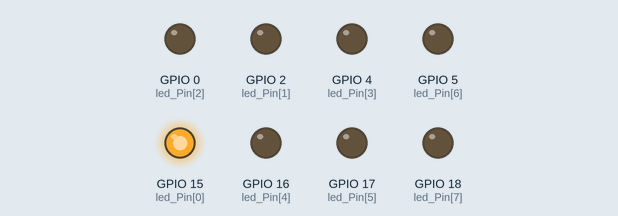
Recording of a program running on a simulated ESP32 board running MicroPython. On the bench: output pins drawn as LEDs (lit = HIGH).

Above: at 0.03 s.
At 0.39 s:
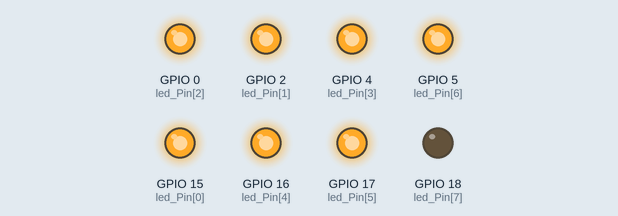
At 0.97 s:
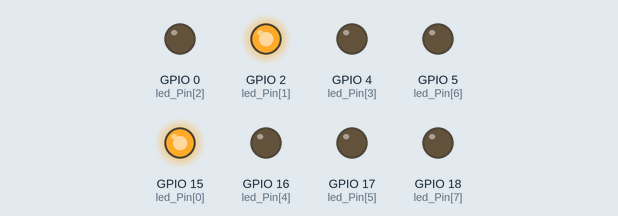
At 1.33 s:
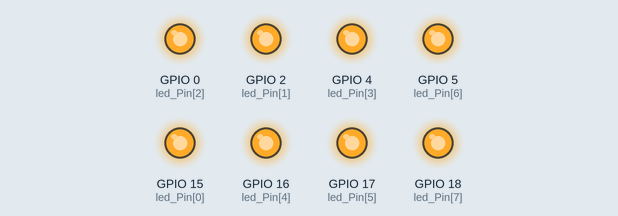
At 2.09 s:
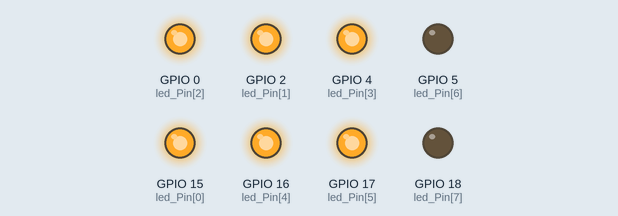
At 2.91 s:
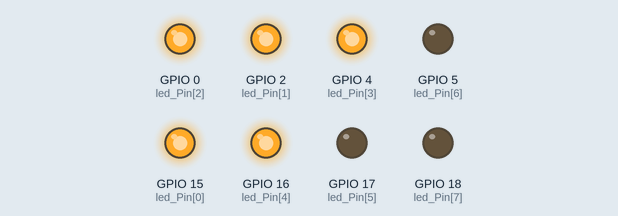
Timing chart, 0 to 3.2 s (numbered marks = the images above):
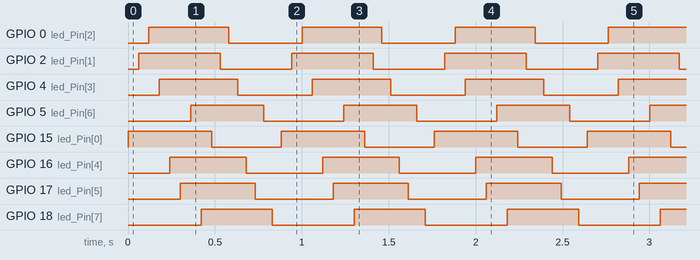

Measured:
- by itself, GPIO 0 (led_Pin[2]): alternates HIGH for 0.46 s and LOW for 0.42 s
- by itself, GPIO 2 (led_Pin[1]): alternates HIGH for 0.47 s and LOW for 0.41 s
- by itself, GPIO 4 (led_Pin[3]): alternates HIGH for 0.45 s and LOW for 0.43 s
- by itself, GPIO 5 (led_Pin[6]): alternates HIGH for 0.42 s and LOW for 0.46 s
- by itself, GPIO 15 (led_Pin[0]): alternates HIGH for 0.48 s and LOW for 0.40 s
- by itself, GPIO 16 (led_Pin[4]): alternates HIGH for 0.44 s and LOW for 0.44 s
- by itself, GPIO 17 (led_Pin[5]): alternates HIGH for 0.43 s and LOW for 0.45 s
- by itself, GPIO 18 (led_Pin[7]): alternates HIGH for 0.41 s and LOW for 0.47 s

The program:

led.py
```python
from machine import Pin
import time

led_Pin = [15, 2, 0, 4, 16, 17, 5, 18]
leds = []

# 创建8个 LED 引脚
for i in range(8):
    leds.append(Pin(led_Pin[i], Pin.OUT))

# 程序入口
if __name__ == "__main__":
    # 关闭所有 LED
    for n in range(8):
        leds[n].value(0)

    while True:
        # 点亮 LED
        for n in range(8):
            leds[n].value(1)
            time.sleep(0.06)

        # 熄灭 LED
        for n in range(8):
            leds[n].value(0)
            time.sleep(0.05)
```
